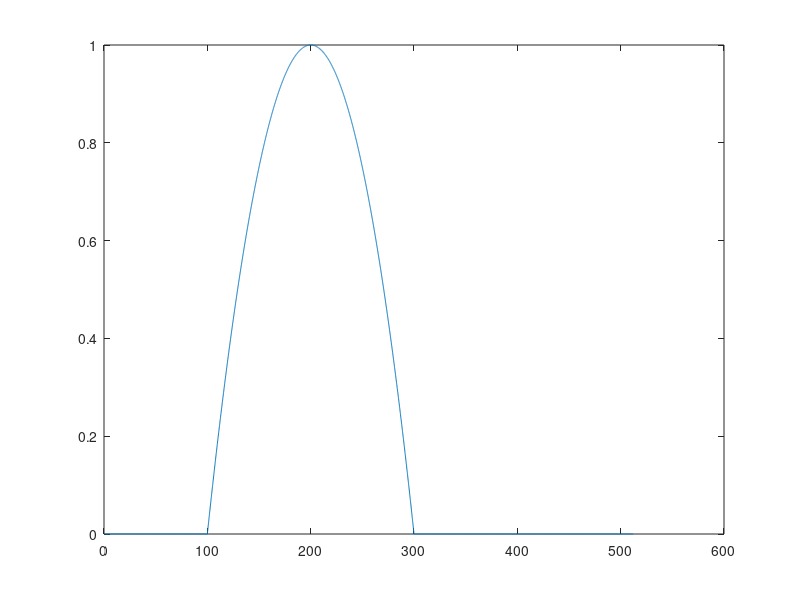
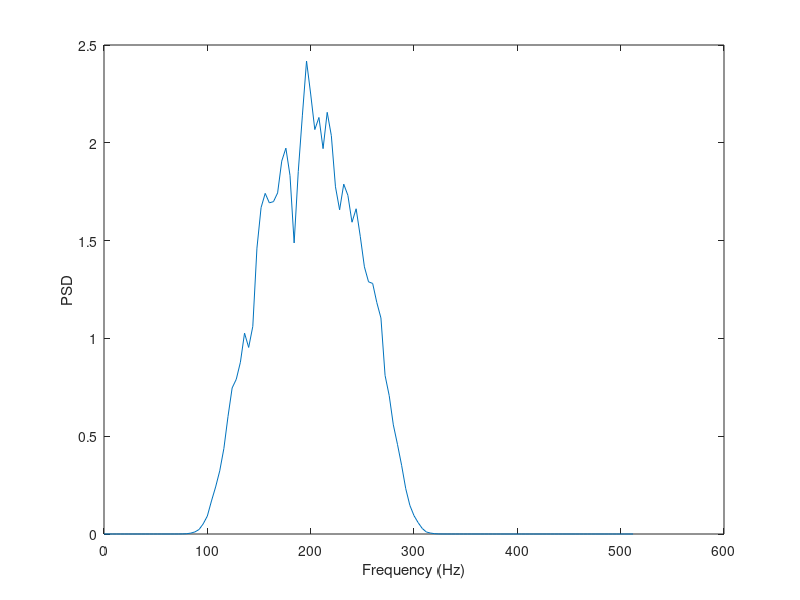
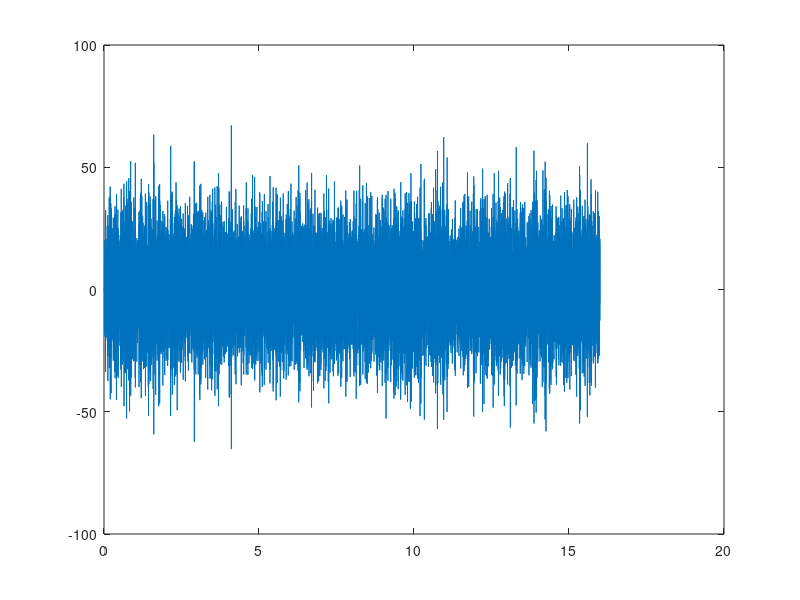

Write MATLAB code to recreate these figures, in order.
% Colored Gaussian Noise
% Input
nSamples = 16384;
samplFreq =1024;
timeVec = (0:nSamples-1)/samplFreq;

% Plot PSD
targetPSD = @(f) (f>=100 & f<=300).*(f-100).*(300-f)/10000;
freqVec = 0:0.1:512;
psdVec = targetPSD(freqVec);
figure;
plot(freqVec,psdVec);

sqrtPSD = sqrt(psdVec);
fltrOrdr = 50;
b = fir2(fltrOrdr,freqVec/(samplFreq/2),sqrtPSD);

inNoise = randn(1,nSamples); % input a WGN
outNoise = sqrt(samplFreq)*fftfilt(b,inNoise);

%%
% Estimate the PSD
% (Pwelch plots in dB (= 10*log10(x)); plot on a linear scale)
[pxx,f]=pwelch(outNoise, 256,[],[],samplFreq);
figure;
plot(f,pxx);
xlabel('Frequency (Hz)');
ylabel('PSD');
% Plot the colored noise realization
figure;
plot(timeVec,outNoise);

